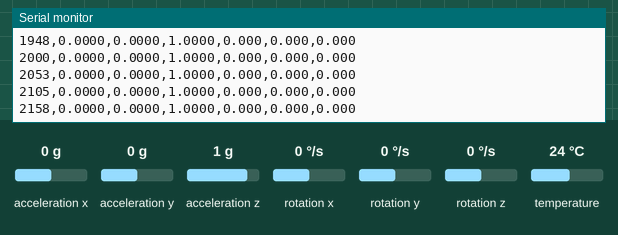
Simulated run of this sketch. Board: ESP32. Parts: the last lines printed to the serial monitor. Inputs (shaded band) come from the test bench; at power-on: acceleration x 0 g, acceleration y 0 g, acceleration z 1 g, rotation x 0 °/s, rotation y 0 °/s, rotation z 0 °/s, temperature 24 °C.

Above: at 2.2 s.
2.3 s: acceleration x set to -1.4 g
At 2.33 s:
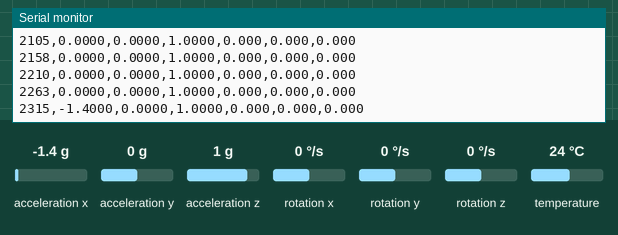
3.8 s: acceleration y set to -1.4 g
At 3.8 s:
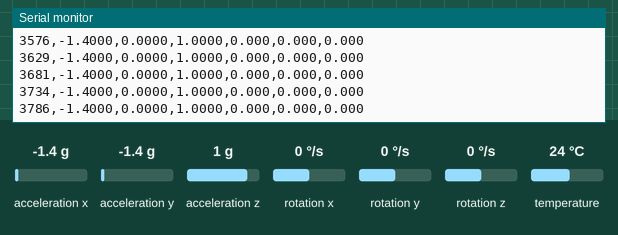
5.3 s: acceleration z set to -1.4 g
At 5.32 s:
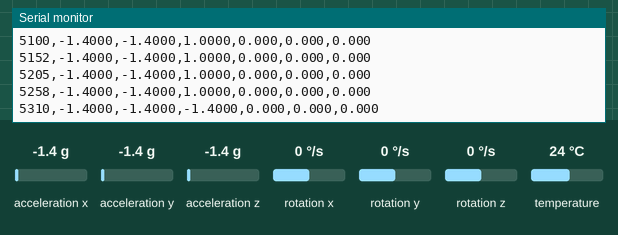
6.8 s: rotation x set to -192 °/s
At 6.85 s:
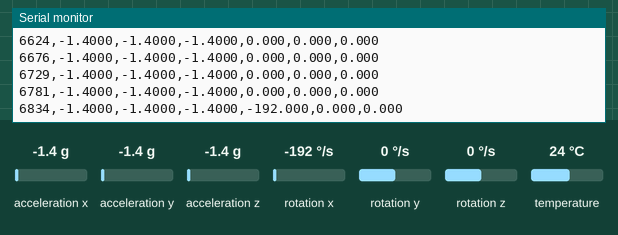
8.3 s: rotation y set to -192 °/s
At 8.32 s:
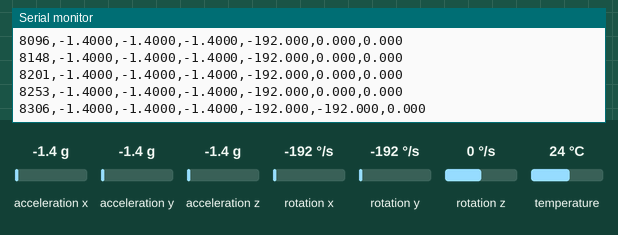
Timing chart, 0 to 10.8 s (numbered marks = the images above; inputs shaded):
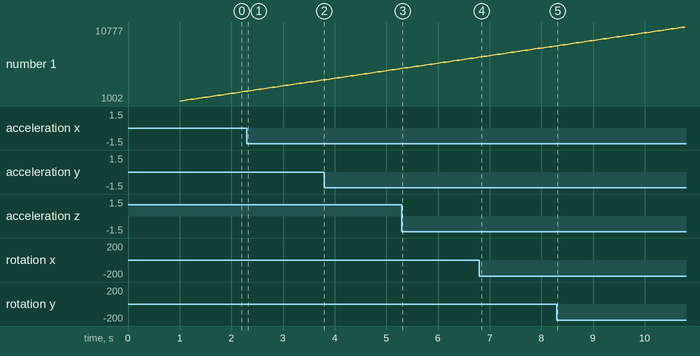

The sketch:

esp32_mpu6050.ino
```cpp
/* SafeStepSocks experimental IMU serial streamer.
 * Hardware: ESP32 development board + MPU6050 breakout (3.3 V logic).
 * Libraries: Adafruit MPU6050, Adafruit Unified Sensor, Adafruit BusIO.
 * Output: timestamp_ms,ax_g,ay_g,az_g,gx_dps,gy_dps,gz_dps
 * NOTE: Not a fall-detection medical device or safety-critical product.
 */
#include <Wire.h>
#include <Adafruit_MPU6050.h>
#include <Adafruit_Sensor.h>

Adafruit_MPU6050 imu;
const float GRAVITY = 9.80665f;
const float RAD_TO_DEG_F = 57.295779513f;

void setup() {
  Serial.begin(115200);
  delay(1000);
  // These are common ESP32 dev-board I2C pins; verify your exact board.
  Wire.begin(21, 22);
  if (!imu.begin()) {
    Serial.println("IMU not found; verify wiring and power");
    while (true) delay(500);
  }
  imu.setAccelerometerRange(MPU6050_RANGE_8_G);
  imu.setGyroRange(MPU6050_RANGE_500_DEG);
  imu.setFilterBandwidth(MPU6050_BAND_21_HZ);
  Serial.println("timestamp_ms,ax_g,ay_g,az_g,gx_dps,gy_dps,gz_dps");
}

void loop() {
  sensors_event_t a, g, temp;
  imu.getEvent(&a, &g, &temp);
  Serial.print(millis()); Serial.print(',');
  Serial.print(a.acceleration.x / GRAVITY, 4); Serial.print(',');
  Serial.print(a.acceleration.y / GRAVITY, 4); Serial.print(',');
  Serial.print(a.acceleration.z / GRAVITY, 4); Serial.print(',');
  Serial.print(g.gyro.x * RAD_TO_DEG_F, 3); Serial.print(',');
  Serial.print(g.gyro.y * RAD_TO_DEG_F, 3); Serial.print(',');
  Serial.println(g.gyro.z * RAD_TO_DEG_F, 3);
  delay(50); // ~20 Hz sample-rate demonstration; tune after empirical study.
}
```

Measured:
- after the input at 2.3 s, the serial monitor: prints a new line at once (image 1)
